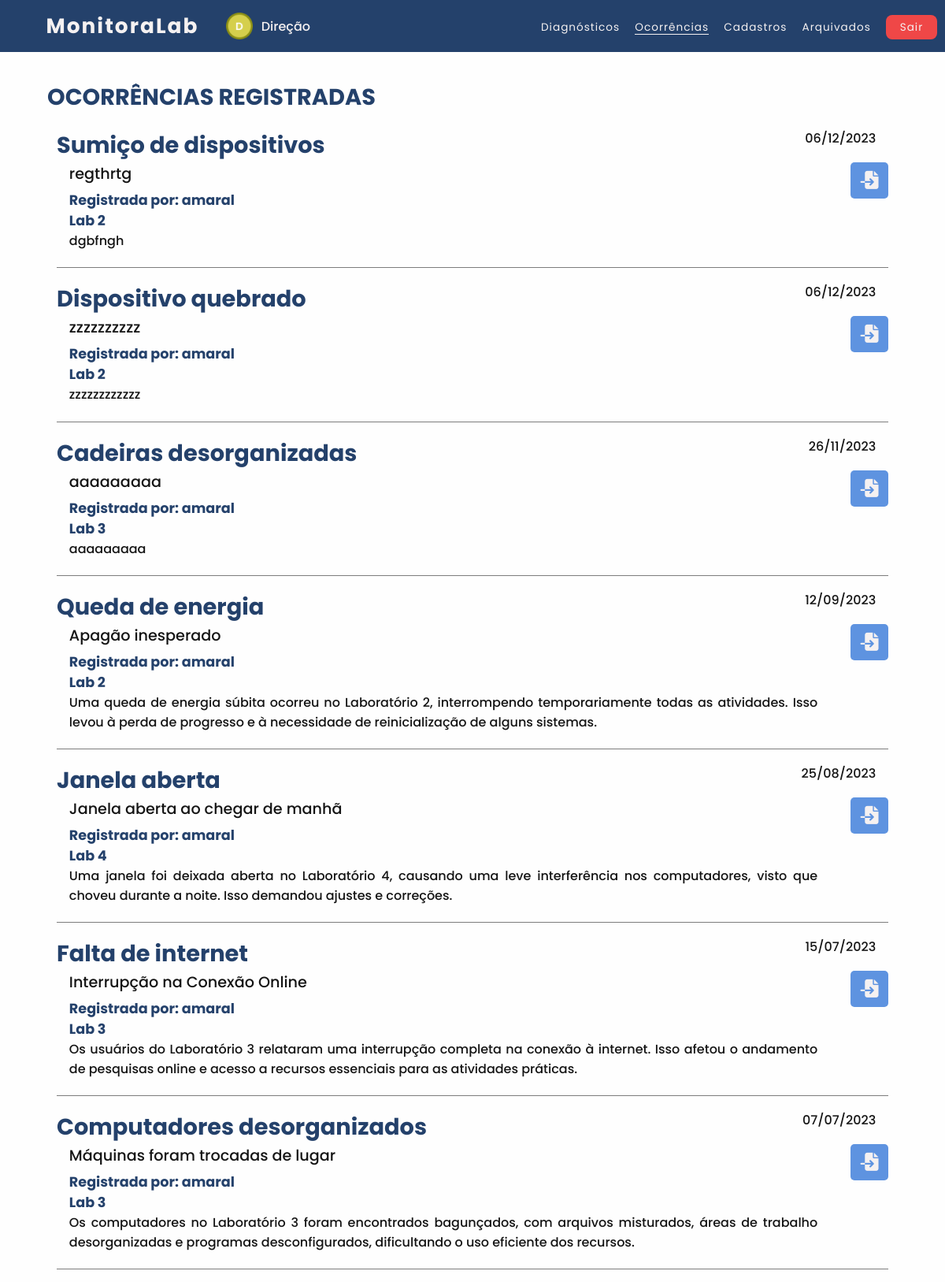
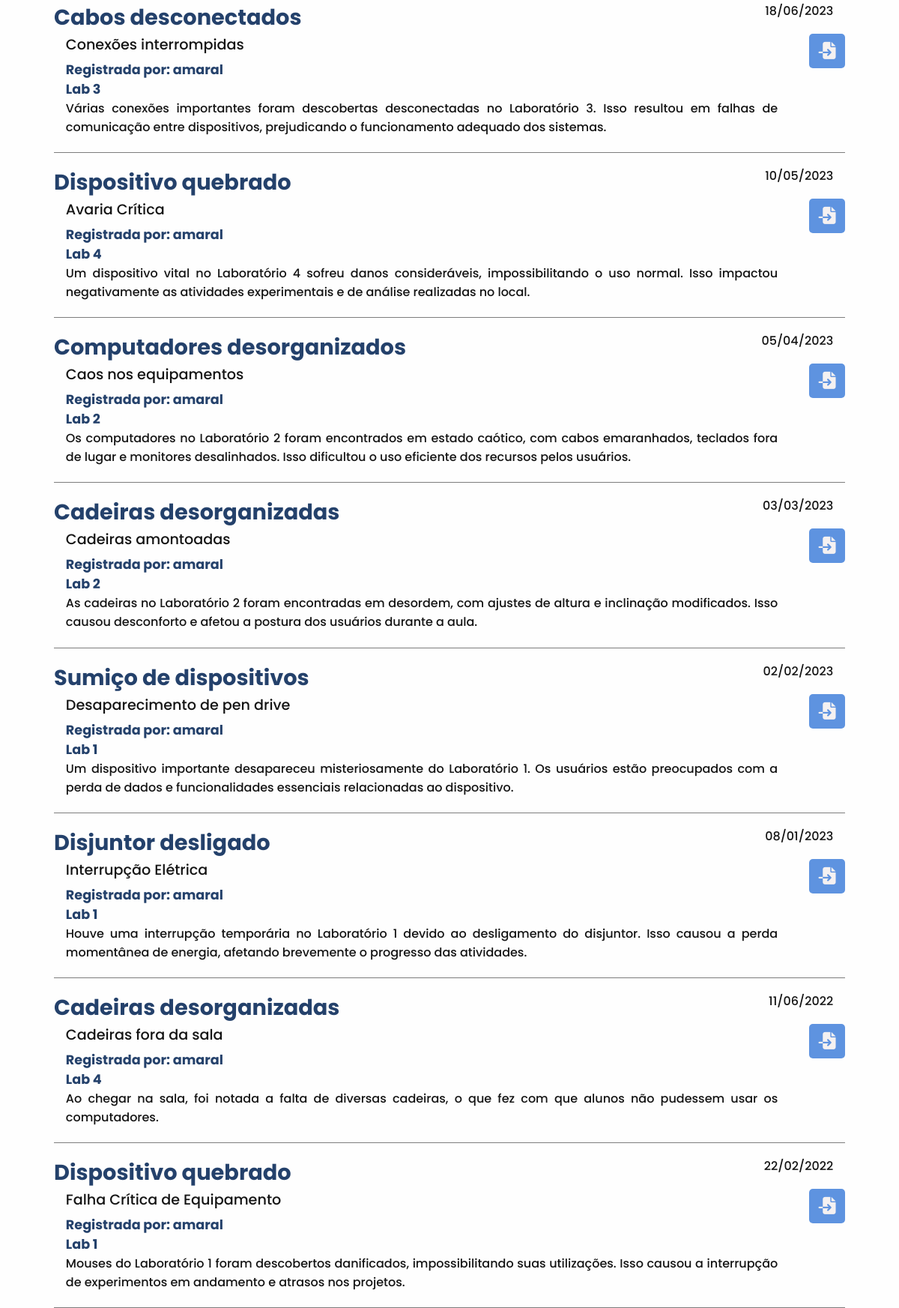
The page /usuarios/diretoria/ocorrencias.php (signed in) on the database its author committed (2 pictures, top to bottom).
### tables this page shows
CREATE TABLE ocorrencia (
  ID int(11) NOT NULL,
  data date NOT NULL,
  titulo varchar(150) NOT NULL,
  laboratorio varchar(15) NOT NULL,
  problema varchar(30) NOT NULL,
  descricao varchar(500) NOT NULL,
  responsavel varchar(30) NOT NULL,
  arquivado varchar(5) NOT NULL,
  login_prof varchar(30) DEFAULT NULL
);

### usuarios/diretoria/ocorrencias.php (the view, shortened to what this page needs)
<?php
   $conexao = ConectarBanco();
   $sql_query = $conexao->query("SELECT `ID`, `Data`, `Titulo`, `Laboratorio`, `Problema`, `Descricao`, `Responsavel` FROM ocorrencia
   WHERE `arquivado`='não' ORDER BY `Data`DESC") or die ($conexao->error);
?>
<!DOCTYPE html>
<html lang="pt-br">
    <head>
        <link rel="stylesheet" type="text/css" href="../../css/navbar.css"><link rel="preconnect" href="https://fonts.googleapis.com">
        <link rel="stylesheet" type="text/css" href="../../css/ocorrencias-arquivadas.css"><link rel="preconnect" href="https://fonts.googleapis.com">
        <link rel="stylesheet" href="../../css/fonte-alert.css">
        <link rel="stylesheet" href="https://cdnjs.cloudflare.com/ajax/libs/font-awesome/6.4.2/css/all.min.css"
 />
        <link rel="stylesheet" type="text/css" href="../../css/icone-tema.css">
    </head>
    <body id="body">
        <nav>
            <h1 class="logo">MonitoraLab</h1>
            <img src="../../icons/icone-direcao.png" class="icone-usuario">
            <div class="usuario">Direção</div>
            <ul>
                <li><a class="nav-li" href="inicio.php">Diagnósticos</a></li>
                <li><a class="active" href="ocorrencias.php">Ocorrências</a></li>
                <li><a class="nav-li" href="professores-cadastrados.php">Cadastros</a></li>
                <li><a class="nav-li" href="ocorrencias-arquivadas.php?problema=&data=&lab=">Arquivados</a></li>
                <li><a class="Btn-Sair" onclick="Sair()" style="cursor: pointer;">Sair</a> </li>
            </ul>
        </nav>
        <h2>Ocorrências Registradas</h2>
        <?php
            while ($ocorrencia = $sql_query->fetch_assoc())
            {
        ?>
        <div class="flex">
            <div class="container-2">
                <div class="problema-data">
                    <label class="titulo-problema"><?php echo $ocorrencia['Problema']; ?></label>
                    <label class="data-ocorrencia"><?php echo date('d/m/Y', strtotime($ocorrencia['Data'])); ?></label>
                </div>
                <div class="titulo-editar">
                    <div class="titulo-ocorrencia"><?php echo $ocorrencia['Titulo']; ?></div>
                        <button class="arquivar" name="ArquivarOcorrencia" onclick="Arquivar(this)" var-ocorrencia="<?php echo
                        $ocorrencia['ID']; ?>"><i class="fa-solid fa-file-import arquivar"></i></button>
                </div>
                <div class="infos-ocorrencia">
                    <label class="responsavel">Registrada por: <?php echo $ocorrencia['Responsavel']; ?></label>
                    <label class="laboratorio"><?php echo $ocorrencia['Laboratorio']; ?></label>
                </div>
                <div class="descricao-ocorrencia">
                <?php echo $ocorrencia['Descricao']; ?>
                </div>
            </div>
        </div>
        <?php
            }
        ?>
    </body>
</html>

### css/navbar.css (style rules this page uses)
nav { background-color: var(--azul-1); color: var(--branco-1); padding: 1.1% 2%; display: flex; align-items: center; }
.logo { font-family: 'Poppins', sans-serif; font-size: 165%; font-weight: bold; letter-spacing: 2px; margin-left: 2%; }
.icone-usuario { margin-left: 3%; margin-right: 0.4%; width: 3%; }
.usuario { font-family: 'Poppins', sans-serif; font-size: 100%; margin-left: 0.5%; }
nav ul { position: absolute; margin-left: 54%; }
nav ul li { display: inline-block; line-height: 80%; margin-left: 15px; }
nav ul li a { color: var(--branco-1); font-family: 'Poppins', sans-serif; font-size: 85%; letter-spacing: 1px; line-height: 20%; position: relative; font-weight: 400; }
.nav-li::after { content: " "; width: 0%; height: 1px; background-color: var(--branco-1); position: absolute; bottom: 0; left: 0; transition: 0.2s ease-in-out; }
.active::after { content: " "; width: 100%; height: 1px; background-color: var(--branco-1); position: absolute; bottom: 0; left: 0; }
.Btn-Sair { background-color: var(--vermelho-1); padding: 20% 60%; border-radius: 8px; }

### css/ocorrencias-arquivadas.css (style rules this page uses)
html { min-height: 100vh; }
* { margin: 0; padding: 0; text-decoration: none; list-style: none; letter-spacing: normal; }
body { background: var(--fundo); font-family:'Poppins', sans-serif; font-weight: 470; letter-spacing: 5px; }
h2 { color: var(--h2); text-transform: uppercase; margin: 3% 0 0 5%; letter-spacing: normal; font-size: 180%; font-family: 'Poppins', sans-serif; }
.fa-solid { margin: 1.5% 0 0 8px; }
.flex { display: flex; flex-direction: column; align-items: center; }
.container-2 { width: 88%; margin-top: 1.5%; text-align: justify; border-bottom: 1px solid var(--cinza-3); }
.problema-data { display: flex; justify-content:space-between; }
.titulo-problema { color: var(--titulo); letter-spacing: normal; font-size: 180%; font-family: 'Poppins', sans-serif; font-weight: 700; }
.data-ocorrencia { color: var(--dados); padding-right: 1.5%; }
.titulo-ocorrencia { font-weight: 450; font-size: 1.2rem; color: var(--dados); padding-left: 1.5%; }
.infos-ocorrencia { display: flex; flex-direction: column; padding-left: 1.5%; }
.responsavel { color: var(--azul-1); font-size: 110%; font-family: 'Poppins', sans-serif; font-weight: 700; }
.laboratorio { color: var(--titulo); font-size: 110%; font-family: 'Poppins', sans-serif; font-weight: 700; }
.descricao-ocorrencia { color: var(--dados); margin: 0 0 2% 0; margin-left: 1.5%; width: 90%; }
.titulo-editar { display: flex; justify-content: space-between; }
.arquivar { border: none; width: 48px; height: 35px; background-color: var(--azul-2); color: var(--branco-1); font-size: 120%; margin: 0; padding: 5.5px 0px 0 0; border-radius: 5px; cursor: pointer; }

### css/cores.css (style rules this page uses)
.tema-claro, :root { --azul-1: #24416B; --azul-2:#5E93E0; --branco-1: #f5f1f1; --vermelho-1: #EF4747; --vermelho-2: #d83b3b; --amarelo-1:#DDD73C; --preto-1: #000000; --cinza-1: #939393; --cinza-2: #7d7d7d4c; --cinza-3: #7d7d7d; --cinza-4: #4e4e4eb4; --preto-2: #0000001c; --preto-3: #141414; --icone: #fefefe; --fundo: #fefefe; --fundo-botao: #24416B; --h2: #24416B; --titulo-dados: #141414; --voltar: #090808; --titulo: #24416B; --dados: #141414; --ver-diag: #24416B; --caixa: #fefefe; --borda-caixa: #4e4e4eb4; --sombra: #0000001c; --texto-branco:#fefefe; --txt: #4e4e4eb4; --txt-hover: #7d7d7d4c; --miniatura:#4e4e4eb4; }
.tema-escuro, :root { --icone: #fefefe; --fundo: #091932; --fundo-botao: #091932; --h2: #fefefe; --titulo-dados: #e9e5e5; --voltar: #fefefe; --titulo: #fefefe; --dados: #fefefe; --ver-diag: #bdbdbd; --caixa: #24416B; --borda-caixa:#fefefe; --sombra: #fefefe14; --texto-branco:#fefefe; --txt: #4e4e4eb4; --miniatura: #fefefe; }

### usuarios/diretoria/ocorrencias.php (style rules this page uses)
body { visibility: hidden; }

### rows shown on the page
ocorrencia: problema "Sumiço de dispositivos", data "06/12/2023", titulo "regthrtg", responsavel "amaral", laboratorio "Lab 2", descricao "dgbfngh"
ocorrencia: problema "Dispositivo quebrado", data "06/12/2023", titulo "zzzzzzzzzz", responsavel "amaral", laboratorio "Lab 2", descricao "zzzzzzzzzzzz"
ocorrencia: problema "Cadeiras desorganizadas", data "26/11/2023", titulo "aaaaaaaaa", responsavel "amaral", laboratorio "Lab 3", descricao "aaaaaaaaa"
ocorrencia: problema "Queda de energia", data "12/09/2023", titulo "Apagão inesperado", responsavel "amaral", laboratorio "Lab 2", descricao "Uma queda de energia súbita ocorreu no Laboratório 2, interrompendo temporariamente todas as atividades. Isso levou à perda de progresso e à necessidade de reinicialização de alguns sistemas."
ocorrencia: problema "Janela aberta", data "25/08/2023", titulo "Janela aberta ao chegar de manhã", responsavel "amaral", laboratorio "Lab 4", descricao "Uma janela foi deixada aberta no Laboratório 4, causando uma leve interferência nos computadores, visto que choveu durante a noite. Isso demandou ajustes e correções."
ocorrencia: problema "Falta de internet", data "15/07/2023", titulo "Interrupção na Conexão Online", responsavel "amaral", laboratorio "Lab 3", descricao "Os usuários do Laboratório 3 relataram uma interrupção completa na conexão à internet. Isso afetou o andamento de pesquisas online e acesso a recursos essenciais para as atividades práticas."
ocorrencia: problema "Computadores desorganizados", data "07/07/2023", titulo "Máquinas foram trocadas de lugar", responsavel "amaral", laboratorio "Lab 3", descricao "Os computadores no Laboratório 3 foram encontrados bagunçados, com arquivos misturados, áreas de trabalho desorganizadas e programas desconfigurados, dificultando o uso eficiente dos recursos."
ocorrencia: problema "Cabos desconectados", data "18/06/2023", titulo "Conexões interrompidas", responsavel "amaral", laboratorio "Lab 3", descricao "Várias conexões importantes foram descobertas desconectadas no Laboratório 3. Isso resultou em falhas de comunicação entre dispositivos, prejudicando o funcionamento adequado dos sistemas."
ocorrencia: problema "Dispositivo quebrado", data "10/05/2023", titulo "Avaria Crítica", responsavel "amaral", laboratorio "Lab 4", descricao "Um dispositivo vital no Laboratório 4 sofreu danos consideráveis, impossibilitando o uso normal. Isso impactou negativamente as atividades experimentais e de análise realizadas no local."
ocorrencia: problema "Computadores desorganizados", data "05/04/2023", titulo "Caos nos equipamentos", responsavel "amaral", laboratorio "Lab 2", descricao "Os computadores no Laboratório 2 foram encontrados em estado caótico, com cabos emaranhados, teclados fora de lugar e monitores desalinhados. Isso dificultou o uso eficiente dos recursos pelos usuários."
ocorrencia: problema "Cadeiras desorganizadas", data "03/03/2023", titulo "Cadeiras amontoadas", responsavel "amaral", laboratorio "Lab 2", descricao "As cadeiras no Laboratório 2 foram encontradas em desordem, com ajustes de altura e inclinação modificados. Isso causou desconforto e afetou a postura dos usuários durante a aula."
ocorrencia: problema "Sumiço de dispositivos", data "02/02/2023", titulo "Desaparecimento de pen drive", responsavel "amaral", laboratorio "Lab 1", descricao "Um dispositivo importante desapareceu misteriosamente do Laboratório 1. Os usuários estão preocupados com a perda de dados e funcionalidades essenciais relacionadas ao dispositivo."
ocorrencia: problema "Disjuntor desligado", data "08/01/2023", titulo "Interrupção Elétrica", responsavel "amaral", laboratorio "Lab 1", descricao "Houve uma interrupção temporária no Laboratório 1 devido ao desligamento do disjuntor. Isso causou a perda momentânea de energia, afetando brevemente o progresso das atividades."
ocorrencia: problema "Cadeiras desorganizadas", data "11/06/2022", titulo "Cadeiras fora da sala", responsavel "amaral", laboratorio "Lab 4", descricao "Ao chegar na sala, foi notada a falta de diversas cadeiras, o que fez com que alunos não pudessem usar os computadores."
ocorrencia: problema "Dispositivo quebrado", data "22/02/2022", titulo "Falha Crítica de Equipamento", responsavel "amaral", laboratorio "Lab 1", descricao "Mouses do Laboratório 1 foram descobertos danificados, impossibilitando suas utilizações. Isso causou a interrupção de experimentos em andamento e atrasos nos projetos."
